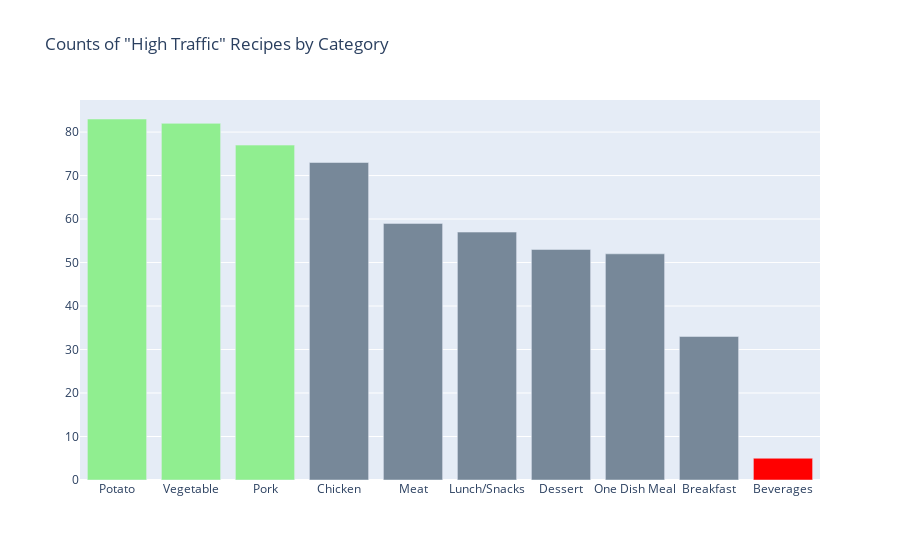

The notebook cell saved with this chart:
### Markdown cell above
### 2. Which category has the most high traffic recipes by count?
Ans: Potato, vegetable, and pork.

See graph 1, a bar chart that shows the counts of high traffic recipes by each category. We found that **Potato, Vegetable, and Pork** are the categories with the most high traffic recipes, whereas the Beverage genre got the least.

### Code cell
#Graph 1: Bar plot. Which are the most popular food categories?
df_count = df.value_counts('category')
df_high_count = df[df['high_traffic'] == 1].value_counts('category')
cat_high = df_high_count.index
n_high = df_high_count.values

colors = ['lightgreen'] * 3 + ['lightslategray'] * 6 + ['red'] * 1

fig = go.Figure(go.Bar(x=cat_high, 
                       y=n_high,
                       marker_color=colors
                       ))

fig.update_layout(title_text='Counts of "High Traffic" Recipes by Category')
fig.show()

### Figure 1 — Plotly figure (JSON) as saved in the notebook; plotly's stock layout.template omitted (floating-point values rounded to 4 significant figures)
{"data": [{"marker": {"color": ["lightgreen", "lightgreen", "lightgreen", "lightslategray", "lightslategray", "lightslategray", "lightslategray", "lightslategray", "lightslategray", "red"]}, "x": ["Potato", "Vegetable", "Pork", "Chicken", "Meat", "Lunch/Snacks", "Dessert", "One Dish Meal", "Breakfast", "Beverages"], "y": [83, 82, 77, 73, 59, 57, 53, 52, 33, 5], "type": "bar"}], "layout": {"title": {"text": "Counts of \"High Traffic\" Recipes by Category"}}}
